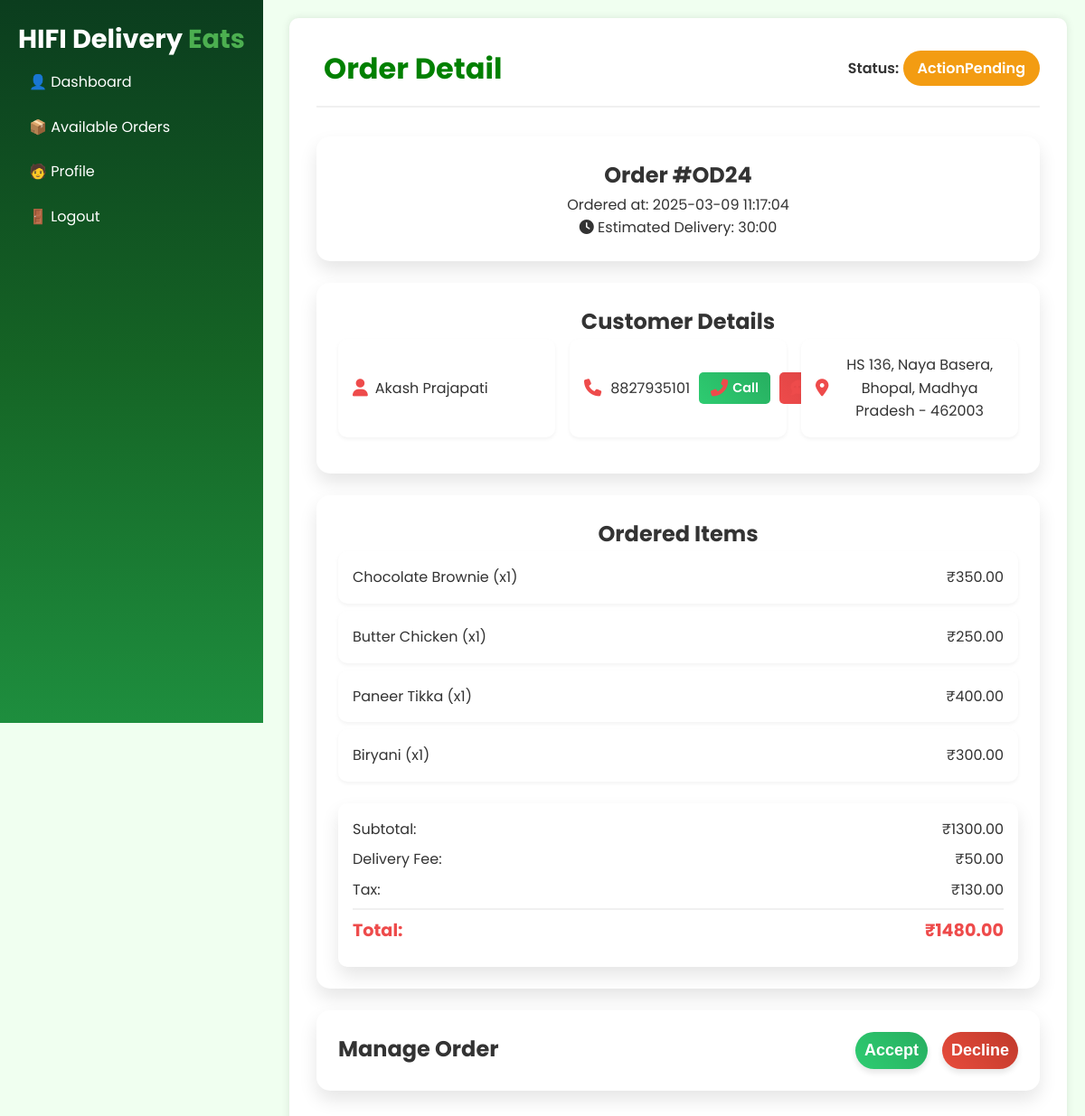
The app's page /delivery-partner/order-detail/24 (signed in) with its own data.
### models.py (models this page shows, shortened)
class Order(db.Model):
    __tablename__ = 'order'
    id = db.Column(db.Integer, primary_key=True)
    user_id = db.Column(db.Integer, db.ForeignKey('customer.id'), nullable=False)
    delivery_agent_id = db.Column(db.Integer, db.ForeignKey('delivery_agent.id'), nullable=True)
    status = db.Column(db.String(50), nullable=False, default="Pending")
    total_price = db.Column(db.Float, nullable=False)
    delivery_location = db.Column(db.String(255), nullable=False)
    created_at = db.Column(db.DateTime, default=func.now())
    delivered_at = db.Column(db.DateTime, nullable=True)
    order_feedback = db.Column(db.Integer, nullable=True)
    delivery_status = db.Column(db.String(50),nullable=False, default="ActionPending")
    items = db.relationship("OrderItem", backref="order", lazy=True)
    user = db.relationship("Customer", back_populates="orders", foreign_keys=[user_id])  # Link to the user

class Customer(UserMixin, db.Model):
    __tablename__ = 'customer'
    id = db.Column(db.Integer, primary_key=True)
    username = db.Column(db.String(100))
    email = db.Column(db.String(100), unique=True)
    phone = db.Column(db.Integer,unique=True, nullable=False)
    password = db.Column(db.String(100), nullable=False)
    addresses = db.relationship("Address", backref="customer", lazy=True)
    orders = db.relationship("Order", back_populates="user", foreign_keys="Order.user_id")  # Orders placed by the user

class Address(db.Model):
    __tablename__ = 'address'
    id = db.Column(db.Integer, primary_key=True)
    customer_id = db.Column(db.Integer, db.ForeignKey('customer.id'), nullable=False)
    address_line = db.Column(db.String(255), nullable=False)
    city = db.Column(db.String(50), nullable=False)
    state = db.Column(db.String(50), nullable=False)
    zip_code = db.Column(db.String(20), nullable=False)
    is_preferred = db.Column(db.Boolean, default=False)

class OrderItem(db.Model):
    __tablename__ = 'order_item'
    id = db.Column(db.Integer, primary_key=True)
    order_id = db.Column(db.Integer, db.ForeignKey('order.id'), nullable=False)
    menu_item_id = db.Column(db.Integer, db.ForeignKey('menu_item.id'), nullable=False)
    quantity = db.Column(db.Integer, nullable=False)
    price = db.Column(db.Float, nullable=False)
    menu_item = db.relationship("MenuItem", backref="order_items")

class MenuItem(db.Model):
    __tablename__ = 'menu_item'
    id = db.Column(db.Integer, primary_key=True)
    name = db.Column(db.String(100), nullable=False)
    description = db.Column(db.Text, nullable=True)
    price = db.Column(db.Float, nullable=False)
    image_url = db.Column(db.String(255), nullable=True)

### routes/delivery_agent_routes.py (the view)
    @app.route('/delivery-partner/order-detail/<int:order_id>')
    def delivery_partner_order_detail(order_id):
        order = (
            db.session.query(Order)
            .options(
                joinedload(Order.user).joinedload(Customer.addresses),  # Load customer's addresses
                joinedload(Order.items).joinedload(OrderItem.menu_item)   # Load each order item's menu details
            )
            .filter(
                Order.delivery_agent_id == current_user.id,
                Order.id == order_id
            )
            .first()
        )
        if not order:
            return "Order not found", 404
        feedback = (
            db.session.query(DeliveryFeedback)
            .filter(
                DeliveryFeedback.delivery_agent_id == current_user.id,
                DeliveryFeedback.order_id == order_id
            )
            .first()
        )
        print(feedback)
        return render_template("delivery_agent/order_detail.html", user=current_user, order=order, feedback=feedback)

### models.py (called while the page is built)
    def __repr__(self):
        return f'<DeliveryFeedback Order:{self.order_id} Agent:{self.delivery_agent_id} Rating:{self.rating}>'

### templates/delivery_agent/order_detail.html (shortened to what this page needs)
{% extends "/delivery_agent/index.html" %} {% block css %}
<link rel="stylesheet" href="/css/delivery_agent/order_detail.css" />
{% endblock css %} {% block content %}
<header>
  <div class="logo">
    <h1>Order Detail</h1>
  </div>
  <div class="order-status">
    <span class="status-label">Status:</span>
    <span class="status-value" id="orderStatus"
      >{{ order.delivery_status }}</span
    >
  </div>
</header>
<main>
  <section class="order-info card">
    <h2>Order #OD{{ order.id }}</h2>
    <p class="order-time">
      Ordered at:
      <span id="orderTime"
        >{{ order.created_at.strftime('%Y-%m-%d %H:%M:%S') }}</span
      >
    </p>
    <div class="estimated-delivery">
      <i class="fas fa-clock"></i>
      <span>Estimated Delivery: </span>
      <span id="estimatedDelivery">30:00</span>
    </div>
  </section>
  <section class="customer-info card">
    <h2>Customer Details</h2>
    <div class="info-grid">
      <div class="info-item">
        <i class="fas fa-user"></i>
        <p id="customerName">{{ order.user.username }}</p>
      </div>
      <div class="info-item phone-info">
        <i class="fas fa-phone"></i>
        <p id="customerPhone">{{ order.user.phone }}</p>
        <div class="phone-actions">
          <a href="tel:{{ order.user.phone }}" class="btn btn-call">
            <i class="fas fa-phone-alt"></i> Call
          </a>
          <a href="sms:{{ order.user.phone }}" class="btn btn-text">
            <i class="fas fa-comment-dots"></i> Text
          </a>
        </div>
      </div>
      <div class="info-item">
        <i class="fas fa-map-marker-alt"></i>
        <p id="customerAddress">
          {% if order.user.addresses %} {{ order.user.addresses[0].address_line
          }}, {{ order.user.addresses[0].city }}, {{
          order.user.addresses[0].state }} - {{ order.user.addresses[0].zip_code
          }} {% else %} No address provided. {% endif %}
        </p>
      </div>
    </div>
  </section>
  <section class="order-items card">
    <h2>Ordered Items</h2>
    <ul id="itemList">
      {% for item in order.items %}
      <li>
        <span>{{ item.menu_item.name }} (x{{ item.quantity }})</span>
        <span>₹{{ '%.2f' | format(item.price * item.quantity) }}</span>
      </li>
      {% else %}
      <li>No items found.</li>
      {% endfor %}
    </ul>
    {% set ns = namespace(subtotal=0) %} {% for item in order.items %} {% set
    ns.subtotal = ns.subtotal + (item.price * item.quantity) %} {% endfor %} {%
    set delivery_fee = 50 %} {% set tax = ns.subtotal * 0.1 %} {% set total =
    ns.subtotal + delivery_fee + tax %}
    <div class="order-summary">
      <div class="summary-item">
        <span>Subtotal:</span>
        <span id="subtotal">₹{{ '%.2f' | format(ns.subtotal) }}</span>
      </div>
      <div class="summary-item">
        <span>Delivery Fee:</span>
        <span id="deliveryFee">₹{{ '%.2f' | format(delivery_fee) }}</span>
      </div>
      <div class="summary-item">
        <span>Tax:</span>
        <span id="tax">₹{{ '%.2f' | format(tax) }}</span>
      </div>
      <div class="summary-item total">
        <span>Total:</span>
        <span id="orderTotal">₹{{ '%.2f' | format(total) }}</span>
      </div>
    </div>
  </section>
  {% if order.delivery_status != "Delivered" and order.status != "Accepted" %}
  <section class="delivery-actions card">
    <div class="card-header">
      <h2 class="mb-0">Manage Order</h2>
    </div>
    <div class="card-body">
      <div class="button-row">
        <div class="button-col">
          <form action="/order/{{ order.id }}/accept" method="POST">
            <button type="submit" class="btn btn-success btn-block">
              Accept
            </button>
          </form>
        </div>
        <div class="button-col">
          <form action="/order/{{ order.id }}/decline" method="POST">
            <button type="submit" class="btn btn-danger btn-block">
              Decline
            </button>
          </form>
        </div>
      </div>
    </div>
  </section>
  {% endif %}
</main>
{% endblock content %}

### static/css/delivery_agent/index.css (style rules this page uses)
body { font-family: 'Poppins', sans-serif; margin: 0; background: #f0fff0; }
header { display: flex; justify-content: space-between; align-items: center; padding-bottom: 20px; border-bottom: 2px solid #ddd; }
.card { background: #f1f2f6; padding: 20px; border-radius: 10px; box-shadow: 2px 2px 10px rgba(0,0,0,0.1); flex: 1; text-align: center; transition: 0.3s; }
.status-value { font-weight: bold; }

### static/css/delivery_agent/order_detail.css (style rules this page uses)
:root { --primary-color: #ee4b4b; --primary-dark: #d63f3f; --secondary-color: #333333; --success-color: #2ecc71; --success-dark: #27ae60; --warning-color: #f39c12; --danger-color: #e74c3c; --danger-dark: #c0392b; --text-color: #333333; --bg-color: #f0fff0; --card-bg: #ffffff; --shadow: 0 10px 20px rgba(0, 0, 0, 0.1); }
* { margin: 0; padding: 0; box-sizing: border-box; }
body { font-family: 'Poppins', sans-serif; background: var(--bg-color); color: var(--text-color); line-height: 1.6; }
.card { background: white; padding: 1.5rem; border-radius: 15px; box-shadow: var(--shadow); margin-bottom: 1.5rem; }
header { display: flex; justify-content: space-between; align-items: center; margin-bottom: 2rem; padding-bottom: 1rem; border-bottom: 2px solid #f0f0f0; }
.logo { display: flex; align-items: center; gap: 0.5rem; }
h1 { font-size: 2rem; color: green; }
.order-status { font-size: 1rem; }
.status-label { font-weight: 600; }
.status-value { padding: 0.5rem 1rem; border-radius: 20px; background-color: var(--warning-color); color: white; font-weight: 600; }
.info-grid { display: grid; grid-template-columns: repeat(auto-fit, minmax(200px, 1fr)); gap: 1rem; margin-bottom: 1rem; }
.info-item { display: flex; align-items: center; gap: 0.5rem; background-color: white; padding: 1rem; border-radius: 10px; box-shadow: 0 2px 4px rgba(0, 0, 0, 0.05); }
.info-item i { font-size: 1.2rem; color: var(--primary-color); }
.order-items ul { list-style-type: none; }
.order-items li { display: flex; justify-content: space-between; align-items: center; padding: 1rem; background-color: white; border-radius: 10px; margin-bottom: 0.5rem; box-shadow: 0 2px 4px rgba(0, 0, 0, 0.05); }
.order-summary { margin-top: 1.5rem; background-color: white; padding: 1rem; border-radius: 10px; box-shadow: var(--shadow); }
.summary-item { display: flex; justify-content: space-between; margin-bottom: 0.5rem; }
.summary-item.total { font-weight: 700; font-size: 1.2rem; color: var(--primary-color); border-top: 2px solid #f0f0f0; padding-top: 0.5rem; margin-top: 0.5rem; }
.btn { display: inline-block; padding: 0.75rem 1.5rem; border: none; border-radius: 25px; font-size: 1rem; font-weight: 600; text-align: center; cursor: pointer; transition: all 0.3s ease; flex: 1; color: #fff; background: #ccc; }
.btn-success { background: linear-gradient(45deg, var(--success-color), var(--success-dark)); box-shadow: 0 4px 6px rgba(0,0,0,0.1); }
.btn-danger { background: linear-gradient(45deg, var(--danger-color), var(--danger-dark)); box-shadow: 0 4px 6px rgba(0,0,0,0.1); }
.delivery-actions { display: flex; justify-content: space-between; gap: 1rem; }
.phone-info { display: flex; align-items: center; gap: 10px; }
.phone-actions { display: flex; gap: 10px; margin-left: auto; }
.phone-actions .btn { padding: 0.4rem 0.8rem; font-size: 0.9rem; text-decoration: none; border-radius: 5px; display: flex; align-items: center; gap: 5px; }
.btn-call { background: linear-gradient(45deg, var(--success-color), var(--success-dark)); color: white; }
.btn-text { background: linear-gradient(45deg, var(--primary-color), var(--primary-dark)); color: white; }
.delivery-actions .card-body .button-row { display: flex; gap: 1rem; }
.delivery-actions .card-body .button-col { flex: 1; }
.btn-block { width: 100%; padding: 10px; font-size: 18px; border: none; border-radius: 25px; cursor: pointer; }
.btn-success { background: linear-gradient(45deg, var(--success-color), var(--success-dark)); color: #fff; }
.btn-danger { background: linear-gradient(45deg, var(--danger-color), var(--danger-dark)); color: #fff; }

### records on screen
Order: delivery_status "ActionPending", id "24", created_at "2025-03-09 11:17:04"
Customer: user.username "Akash Prajapati", user.phone "8827935101"
Address: user "HS 136, Naya Basera", user "Bhopal", user "Madhya Pradesh", user "462003"
OrderItem: menu_item.name "Chocolate Brownie", quantity "1", item.price*item.quantity "350.00"
OrderItem: menu_item.name "Butter Chicken", quantity "1", item.price*item.quantity "250.00"
OrderItem: menu_item.name "Paneer Tikka", quantity "1", item.price*item.quantity "400.00"
OrderItem: menu_item.name "Biryani", quantity "1", item.price*item.quantity "300.00"

### other values on screen
{{ '%.2f' | format(ns.subtotal) }} "1300.00"
{{ '%.2f' | format(delivery_fee) }} "50.00"
{{ '%.2f' | format(tax) }} "130.00"
{{ '%.2f' | format(total) }} "1480.00"
